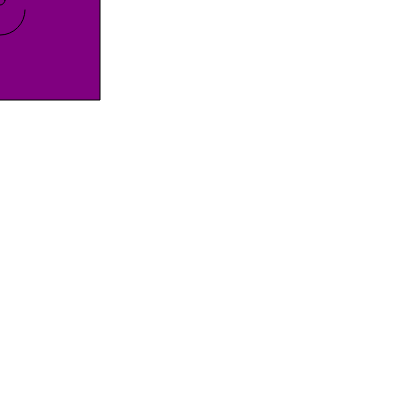
Frame 1 (no input)
Frame 60 (no input): identical to frame 1, image omitted
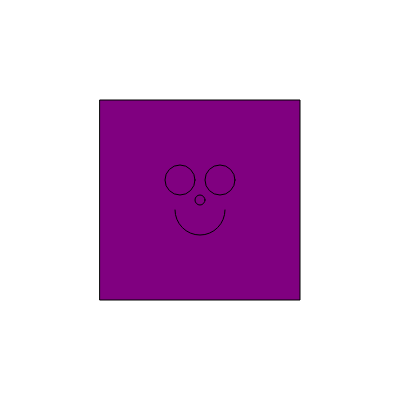
Frame 120 (the mouse pressed at the canvas centre since frame 60)

The p5.js sketch that drew these frames (run headless with seeded random() and noise() and a simulated clock; from frame 60 on, the mouse is pressed at the canvas centre):

// p5.js sketch
// ── sketch.js
var pointX=0;
var pointY=0;

var faceColor="purple";


function setup() {
  // put setup code here

 createCanvas(400,400);

  pointX=width/2;//200
  pointY=height/2;//200
   console.log("pointX"+pointX+"pointY"+pointY);
}


   function draw() {
    // put drawing code here
    background(255);
    pointX=mouseX;
    pointY=mouseY;


   console.log("pointX"+pointX+"pointY"+pointY);
   fill(faceColor);

   rect(pointX-100,pointY-100,200,200);

    ellipse(pointX,pointY,10,10);//nose

    ellipse(pointX+20,pointY-20,30,30);//righteye
    ellipse(pointX-20,pointY-20,30,30);//lefteye
    arc(pointX,pointY+10,50,50,0,PI);


  }//end of drawing


  
